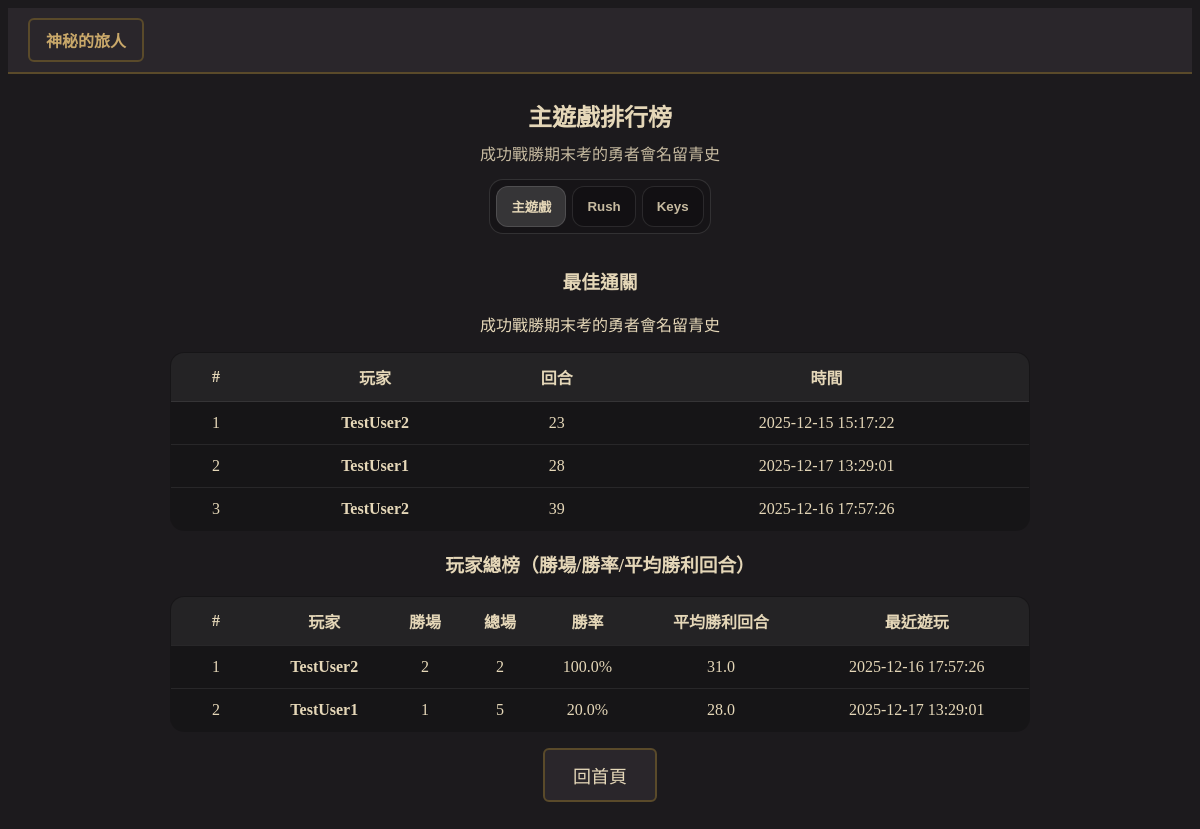
The app's page /leaderboard with its own data.
### tables this page shows
CREATE TABLE game_records (
            record_id  INTEGER PRIMARY KEY AUTOINCREMENT,
            username   TEXT NOT NULL,
            rounds     INTEGER NOT NULL CHECK (rounds >= 1),
            winner     TEXT NOT NULL CHECK (winner IN ('player','monster')),
            played_at  TEXT NOT NULL DEFAULT (datetime('now')),
            FOREIGN KEY (username) REFERENCES players(username) ON DELETE CASCADE
        );

### app.py (the view)
@app.get("/leaderboard")
def leaderboard():
    con = get_db()
    try:
        best_wins = con.execute("""
        SELECT username, rounds, played_at
        FROM game_records
        WHERE winner = 'player'
        ORDER BY rounds ASC, played_at DESC
        LIMIT 20;
    """).fetchall()
        summary = con.execute("""
        SELECT
            username,
            SUM(CASE WHEN winner='player' THEN 1 ELSE 0 END) AS wins,
            COUNT(*) AS games,
            ROUND(1.0 * SUM(CASE WHEN winner='player' THEN 1 ELSE 0 END) / COUNT(*), 3) AS win_rate,
            ROUND(AVG(CASE WHEN winner='player' THEN rounds END), 2) AS avg_win_rounds,
            MAX(played_at) AS last_played_at
        FROM game_records
        GROUP BY username
        ORDER BY wins DESC, win_rate DESC, avg_win_rounds ASC, last_played_at DESC
        LIMIT 20;
        """).fetchall()
        return render_template("leaderboard.html",
                               best_wins=best_wins,
                               summary=summary)
    finally:
        con.close()

### app.py (called while the page is built)
def get_db():
    con = sqlite3.connect(DB_PATH)
    con.row_factory = sqlite3.Row
    return con

### templates/leaderboard.html (shortened to what this page needs)
{% extends "base.html" %}
{% block content %}
<link rel="stylesheet" href="{{ url_for('static', filename='leaderboard.css') }}">
<div class="lb-page container">
    <h2 id="lbTitle" class="lb-title">排行榜</h2>
    <p id="lbDesc" class="lb-desc">成功戰勝期末考的勇者會名留青史</p>
    <div class="lb-tabs" role="tablist" aria-label="leaderboard tabs">
        <button class="lb-tab is-active" data-mode="main" role="tab" aria-selected="true">主遊戲</button>
        <button class="lb-tab" data-mode="rush" role="tab" aria-selected="false">Rush</button>
        <button class="lb-tab" data-mode="keys" role="tab" aria-selected="false">Keys</button>
    </div>
    <section id="panel-main" class="lb-panel">
        <h3 class="lb-section-title">最佳通關</h3>
        <p class="lb-section-desc">成功戰勝期末考的勇者會名留青史</p>
        <div class="lb-table-wrap">
            <table class="lb-table">
                <thead>
                    <tr>
                        <th class="lb-rank">#</th><th>玩家</th><th>回合</th><th>時間</th>
                    </tr>
                </thead>
                <tbody>
                    {% for r in best_wins %}
                    <tr>
                        <td class="lb-rank">{{ loop.index }}</td>
                        <td class="lb-user">{{ r["username"] }}</td>
                        <td>{{ r["rounds"] }}</td>
                        <td>{{ r["played_at"] }}</td>
                    </tr>
                    {% else %}
                    <tr><td class="lb-muted" colspan="4">目前還沒有玩家勝利紀錄</td></tr>
                    {% endfor %}
                </tbody>
            </table>
        </div>
        <h3 class="lb-section-title">玩家總榜（勝場/勝率/平均勝利回合）</h3>
        <div class="lb-table-wrap">
            <table class="lb-table">
                <thead>
                    <tr>
                        <th class="lb-rank">#</th><th>玩家</th><th>勝場</th><th>總場</th><th>勝率</th><th>平均勝利回合</th><th>最近遊玩</th>
                    </tr>
                </thead>
                <tbody>
                    {% for r in summary %}
                    <tr>
                        <td class="lb-rank">{{ loop.index }}</td>
                        <td class="lb-user">{{ r["username"] }}</td>
                        <td>{{ r["wins"] }}</td>
                        <td>{{ r["games"] }}</td>
                        <td>{{ (r["win_rate"] * 100) | round(1) }}%</td>
                        <td>{{ r["avg_win_rounds"] if r["avg_win_rounds"] is not none else "-" }}</td>
                        <td>{{ r["last_played_at"] }}</td>
                    </tr>
                    {% else %}
                    <tr><td class="lb-muted" colspan="7">目前還沒有任何遊玩紀錄</td></tr>
                    {% endfor %}
                </tbody>
            </table>
        </div>
    </section>
    <div class="lb-actions">
        <a class="btn" href="{{ url_for('home') }}">回首頁</a>
    </div>
</div>
{% endblock %}

### static/app.css (style rules this page uses)
body { background: #1C1A1D; color: #E5D7B8; font-family: "Cinzel", "Noto Sans TC", serif; }
.btn { padding: 12px 28px; border-radius: 6px; border: 2px solid #5A4A2A; background: #2A262B; color: #E5D7B8; cursor: pointer; text-decoration: none; font-size: 18px; transition: 0.25s; display: inline-block; }

### static/maingame.css (style rules this page uses)
.btn { transition: transform .08s ease, filter .15s ease, opacity .15s ease; }

### static/leaderboard.css (style rules this page uses)
.lb-page { max-width: 900px; margin: 0 auto; padding: 24px 16px; text-align: center; }
.lb-title { margin: 0 0 8px 0; }
.lb-desc { margin: 0 0 14px 0; opacity: 0.85; }
.lb-tabs { display: inline-flex; gap: 6px; padding: 6px; border-radius: 14px; background: rgba(0,0,0,0.20); border: 1px solid rgba(255,255,255,0.12); margin-bottom: 14px; }
.lb-tab { border: 1px solid rgba(255,255,255,0.12); background: rgba(0,0,0,0.18); color: inherit; padding: 10px 14px; border-radius: 12px; cursor: pointer; font-weight: 700; opacity: 0.85; }
.lb-tab.is-active { background: rgba(255,255,255,0.14); opacity: 1; }
.lb-table-wrap { display: flex; justify-content: center; }
.lb-table { width: 100%; max-width: 860px; border-collapse: collapse; overflow: hidden; border-radius: 14px; border: 1px solid rgba(255,255,255,0.12); background: rgba(0,0,0,0.20); }
.lb-table th, .lb-table td { padding: 12px 10px; border-bottom: 1px solid rgba(255,255,255,0.08); text-align: center; }
.lb-table th { font-weight: 800; background: rgba(255,255,255,0.06); }
.lb-rank { width: 70px; }
.lb-user { font-weight: 800; }
.lb-actions { margin-top: 16px; }

### records on screen
game_records: username "TestUser2", rounds "23", played_at "2025-12-15 15:17:22"
game_records: username "TestUser1", rounds "28", played_at "2025-12-17 13:29:01"
game_records: username "TestUser2", rounds "39", played_at "2025-12-16 17:57:26"

### other values on screen
{{ r["username"] }} "TestUser2" "TestUser1"
{{ r["wins"] }} "2" "1"
{{ r["games"] }} "2" "5"
{{ (r["win_rate"] * 100) | round(1) }} "100.0" "20.0"
{{ r["avg_win_rounds"] if r["avg_win_rounds"] is not none else "-" }} "31.0" "28.0"
{{ r["last_played_at"] }} "2025-12-16 17:57:26" "2025-12-17 13:29:01"
